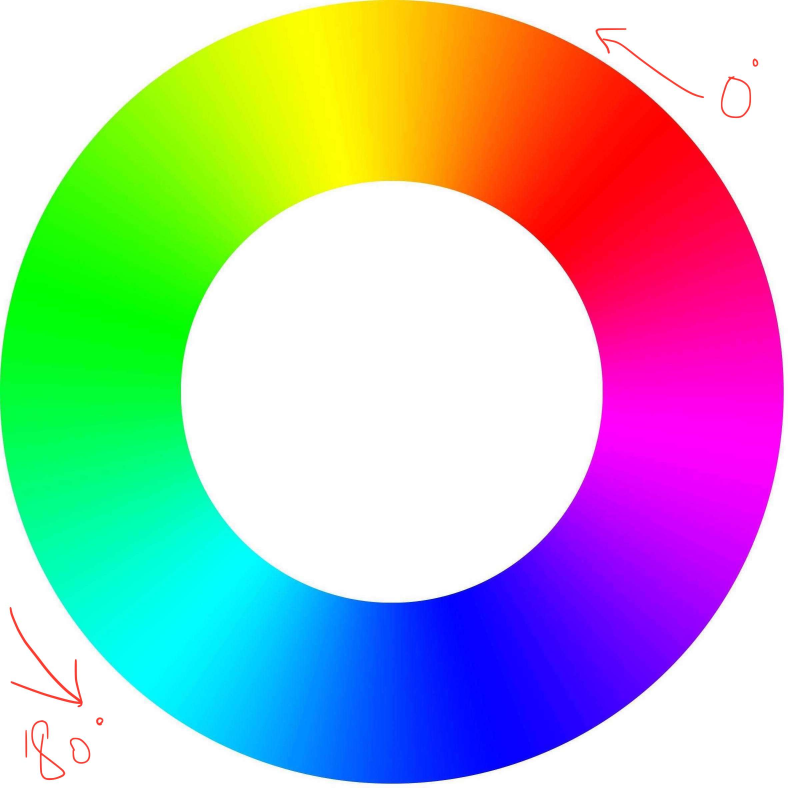
#> input picture test/hue.jpg, 2362 x 2362 px (shown at 1/3 size)
$ python visualize_vectors_field.py ../test/hue.jpg   (Python 2 division)   (older library calls are emulated)
#> lines starting #> are read from the running program, lines starting #| are printed output that depends on the picture
import cv2
import numpy as np

def vectorize_image(angles, amplitude=None):
    """
    Input:
    angles - angle in degree ranged in [0, 360]
    amplitude - the magnitude of the vector field

    Output:
    hsv2bgr - the field with angles and magnitudes
        have been encode in HSV color space, and
        this function convert this hsv image into
        a BGR color space to display by opencv
    """
    shape = angles.shape
    if not amplitude is None:
        assert angles.shape == amplitude.shape
        max_value = np.max(amplitude)
        min_value = np.min(amplitude)
        v = (amplitude - min_value) * 255. / (max_value-min_value)
    else:
        v = 255*np.ones(shape)

    s = 255*np.ones(shape)
    h = angles * 0.5

    hsv = np.stack([h,s,v], axis=2)
    hsv2bgr = cv2.cvtColor(hsv.astype('uint8'), cv2.COLOR_HSV2BGR)
    return hsv2bgr

import sys

if __name__ == '__main__':
    image = cv2.imread(sys.argv[1], 0)
#> image: shape (2362, 2362); min 3, max 255, mean 184.5
    image = cv2.resize(image, None, fx=0.3, fy=0.3)
#> image: shape (709, 709)
    cv2.imshow('image',image)

    gx = cv2.Sobel(image, cv2.CV_64F, 1, 0, ksize=3)
    gy = cv2.Sobel(image, cv2.CV_64F, 0, 1, ksize=3)

    g = abs(gx) + abs(gy)
    cv2.imshow('g',g.astype('uint8'))
    theta = np.rad2deg(np.arctan2(gy, gx)) + 180
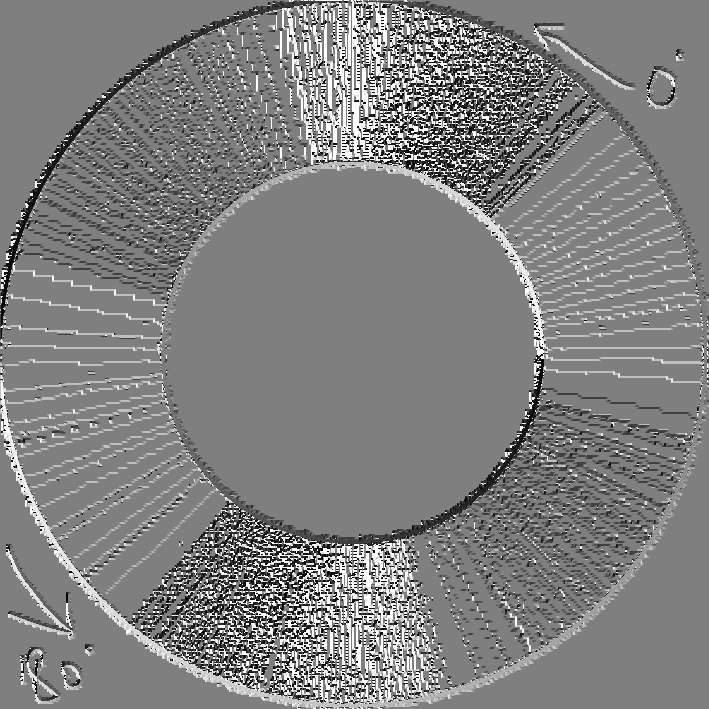
#> theta: shape (709, 709) float64; min 0.101, max 360, mean 181.5; drawn with min black and max white

    hsv2bgr = vectorize_image(theta, g)
#> in vectorize_image, `max_value = np.max(amplitude)`: max_value = 1304
#> in vectorize_image, `min_value = np.min(amplitude)`: min_value = 0
#> in vectorize_image, `h = angles * 0.5`:
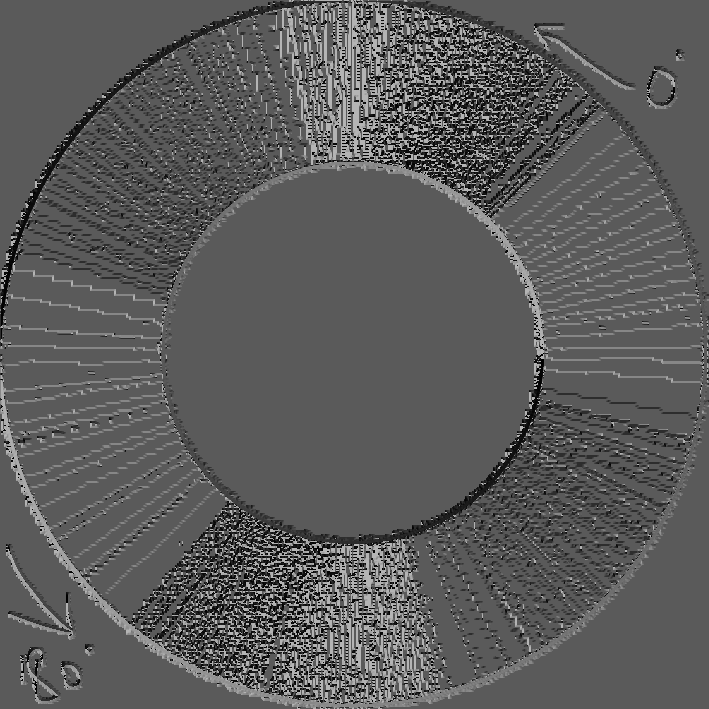
#> h: shape (709, 709) float64; min 0.0503, max 180, mean 90.8
    cv2.imshow('hsv2bgr', hsv2bgr)

    xs = np.array(range(0,image.shape[1])).reshape((1,-1))
    ys = np.array(range(0,image.shape[0])).reshape((-1,1))
#> ys = 709 values from 0 to 708

    rho = abs(xs*np.cos(np.arctan2(gy,gx)) + ys*np.sin(np.arctan2(gy,gx)))
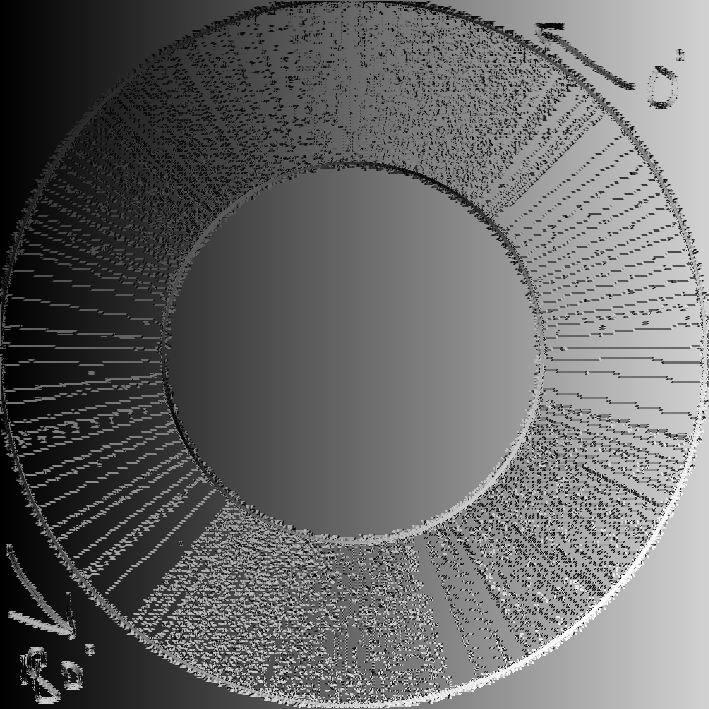
#> rho: shape (709, 709) float64; min 0, max 858.4, mean 351.4; drawn with min black and max white
    print rho.shape
#| (709, 709)
    _, mask = cv2.threshold(g.astype('uint8'), 40, 255, cv2.THRESH_BINARY)
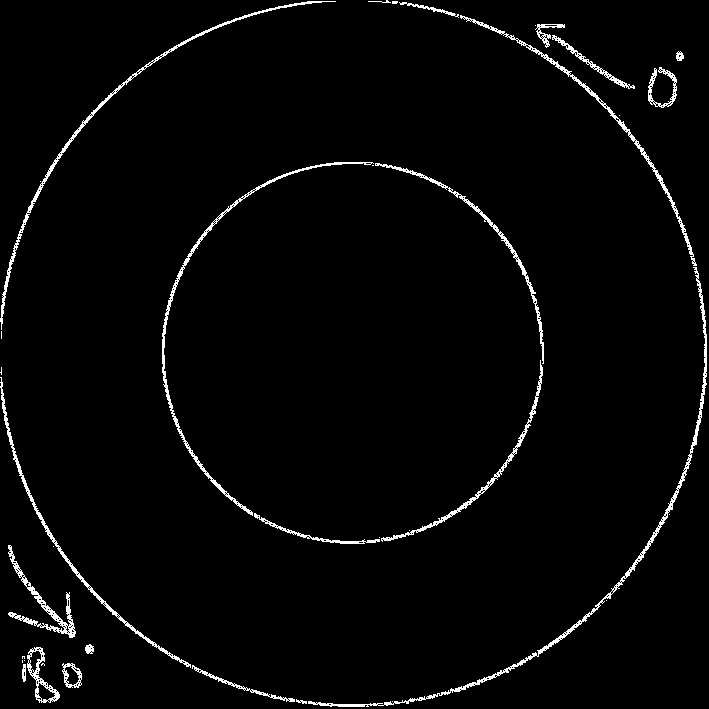
#> mask: shape (709, 709); 2.5% white in thin lines or dots
    mask = np.stack([mask, mask, mask], axis=-1)
#> mask: shape (709, 709, 3); 2.5% white in thin lines or dots
    rho_theta = vectorize_image(theta, rho)
#> in vectorize_image (call 2), `max_value = np.max(amplitude)`: max_value = 858.4
#> in vectorize_image (call 2), `hsv = np.stack([h,s,v], axis=2)`:
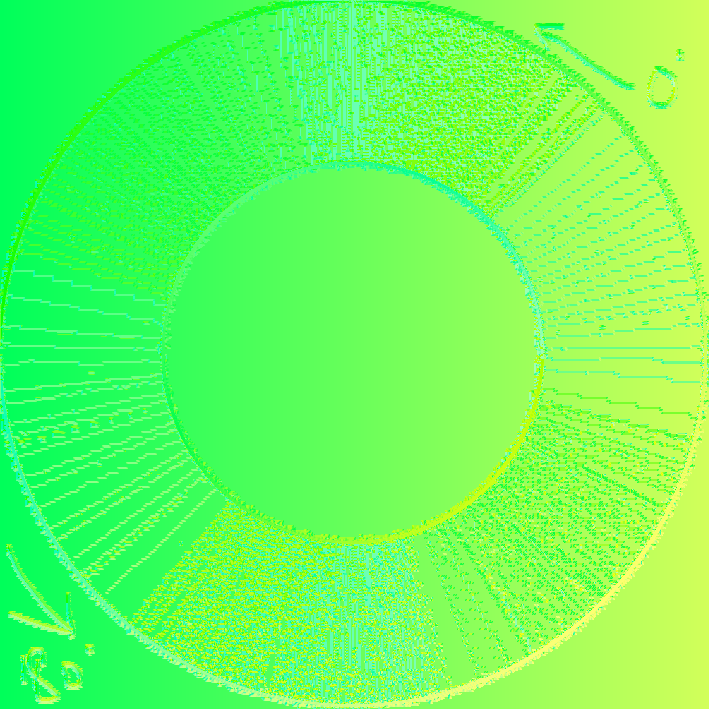
#> hsv: shape (709, 709, 3) float64; mean of channels 0, 1, 2 90.8, 255, 104.4; drawn as B, G, R
#> in vectorize_image (call 2), `hsv2bgr = cv2.cvtColor(hsv.astype('uint8'), cv2.COLOR_HSV2BGR)`:
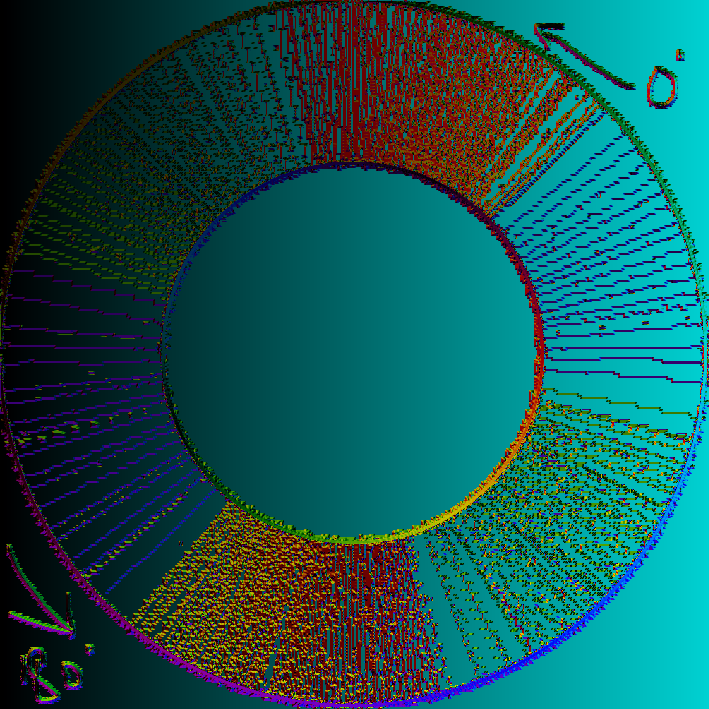
#> hsv2bgr: shape (709, 709, 3); mean B, G, R 83.3, 85.3, 19.8
    rho_theta = cv2.bitwise_and(rho_theta, mask)
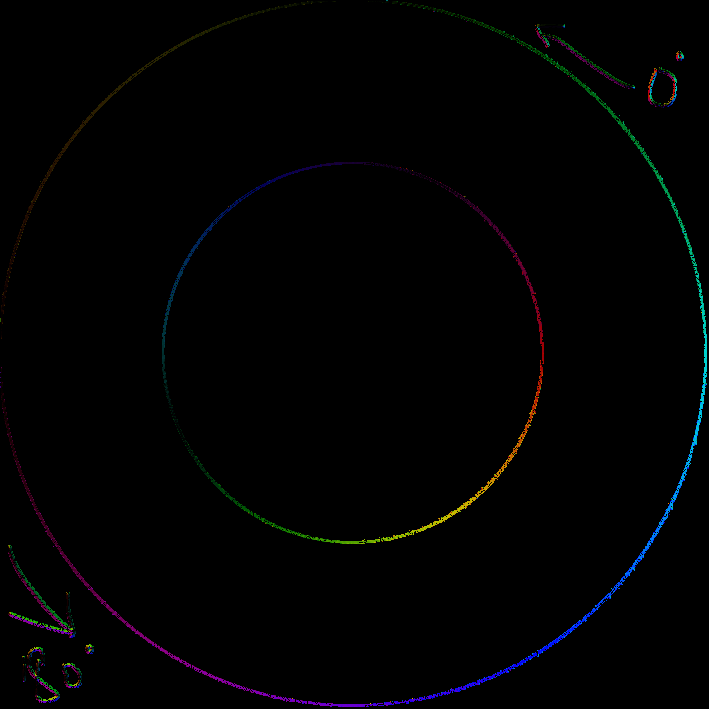
#> rho_theta: shape (709, 709, 3); mean B, G, R 1.8, 1.4, 1.2
    cv2.imshow('rho_theta', rho_theta)
    cv2.waitKey(0)
